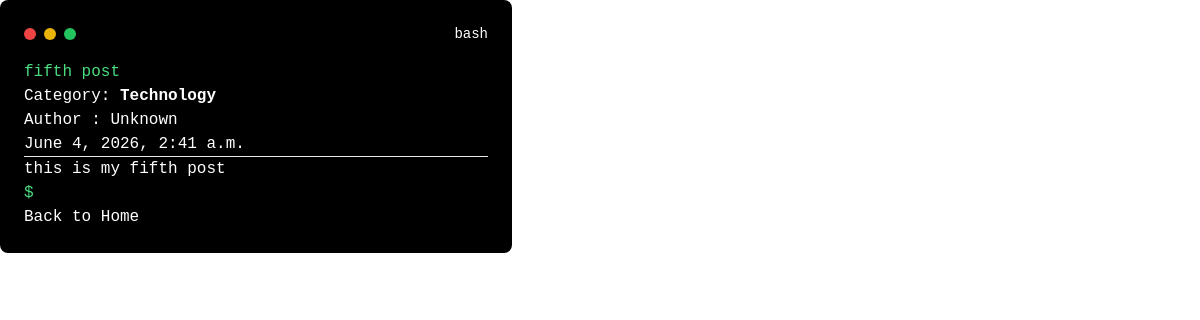
/post/5/, run on the app's committed database.
### core/models.py (models this page shows, shortened)
class Post(models.Model):
    title = models.CharField(max_length=200)
    content = models.TextField()
    created_at = models.DateTimeField(auto_now_add=True)
    author = models.CharField(max_length=200, default='Unknown')
    is_published = models.BooleanField(default=False)
    category = models.ForeignKey(
        Category,
        on_delete = models.SET_NULL,
        null = True,
        blank = True
    )

class Category(models.Model):
    name = models.CharField(max_length=100)
    description = models.TextField(blank=True)
    class Meta:
        verbose_name_plural = "Categories"

### core/views.py (the view)
# urls.py: path("post/<int:post_id>/", views.post_detail, name='post_detail'),
def post_detail(request, post_id):
    post = get_object_or_404(Post, id=post_id)
    context = {
        'post': post,
    }
    return render(request, 'core/post_detail.html', context)

### core/templates/core/post_detail.html (shortened to what this page needs)
<!DOCTYPE html>
<html lang="en">
<head>
    <script src="https://cdn.tailwindcss.com"></script>
</head>
<body>
    <aside class="bg-black text-white p-6 rounded-lg w-full max-w-lg font-mono">
            <div class="flex justify-between items-center">
                <div class="flex space-x-2 text-red-500">
                <div class="w-3 h-3 rounded-full bg-red-500"></div>
                <div class="w-3 h-3 rounded-full bg-yellow-500"></div>
                <div class="w-3 h-3 rounded-full bg-green-500"></div>
                </div>
                <p class="text-sm">bash</p>
            </div>
            <div class="mt-4">
                <p class="text-green-400">{{ post.title }}</p>
                {% if post.category %}
                <p>Category: <strong> {{ post.category.name }}</strong></p>
                {% else %}
                <p>Category: Uncategorized</p>
                {% endif %}
                <p>Author : {{ post.author }}</p>
                <p class="text-white">{{ post.created_at }}</p>
                <hr>
                <p class="text-white">{{ post.content }} </p>
                <p class="text-green-400">$</p>
                <a href="/">Back to Home</a>
            </div>
    </aside>
</body>
</html>

### data on the page
Post: title "fifth post", category.name "Technology", author "Unknown", created_at "June 4, 2026, 2:41 a.m.", content "this is my fifth post"
